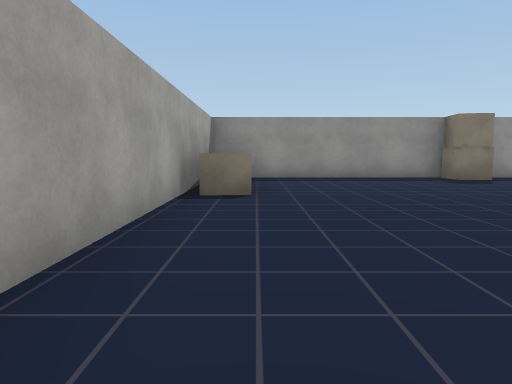
[1] (above)

24 first-person views from a walk through a scene from a Unity 3-D project. The camera is 1.2 m above the floor, tilts 6° down and sees 70° across. The floor is counted in squares, 2 m on a side. Each view is taken from the middle of a square. On the plan, view 1 faces up. The plan holds only what a view shows up to about 10 squares ahead; the rest is blank. The player character is not drawn. Some animated figures are left out. Door leaves are left out, so doorways stand open. Some surface patterns are stand-ins.

[2]
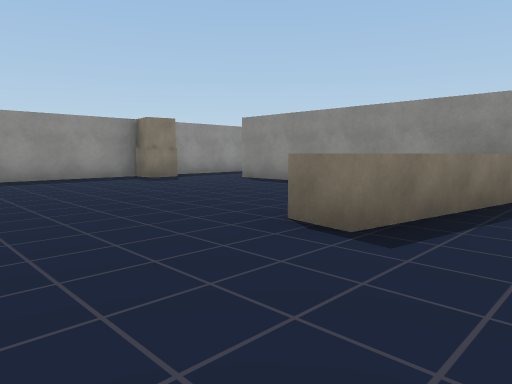

[3]
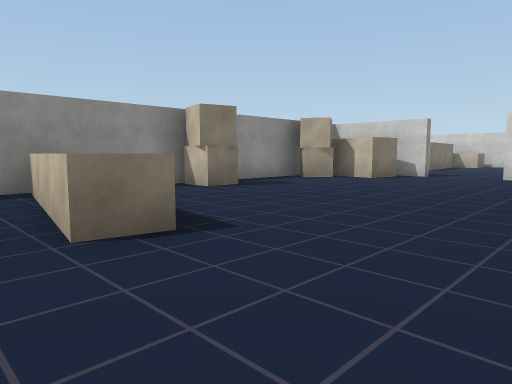

[4]
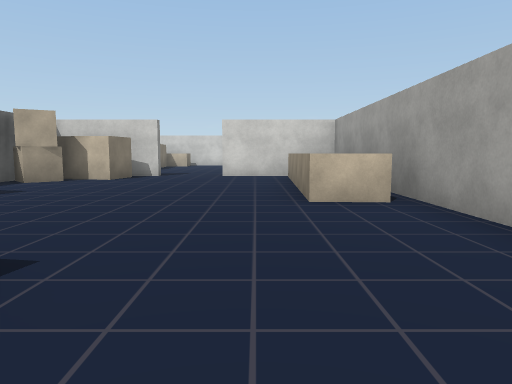

[5]
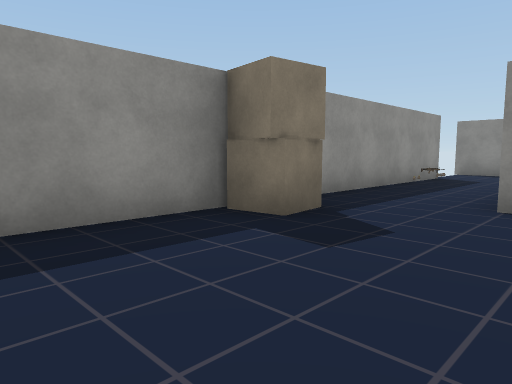

[6]
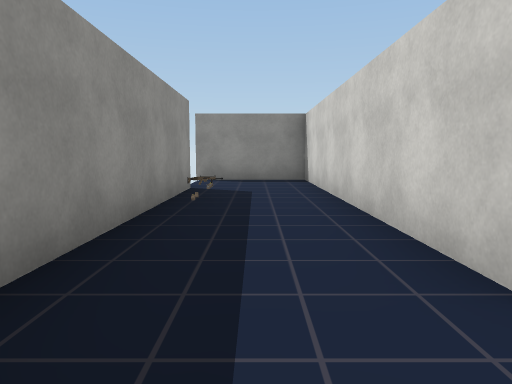

[7]
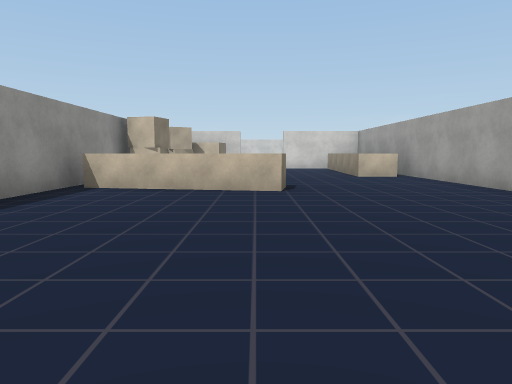

[8]
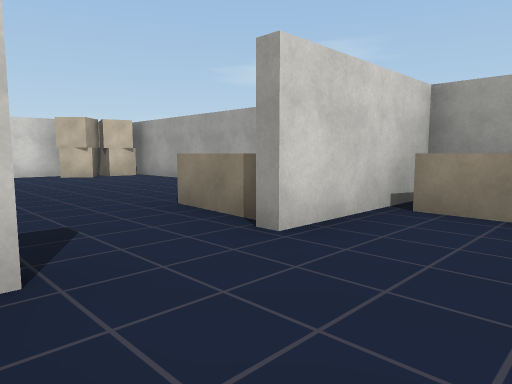

[9]
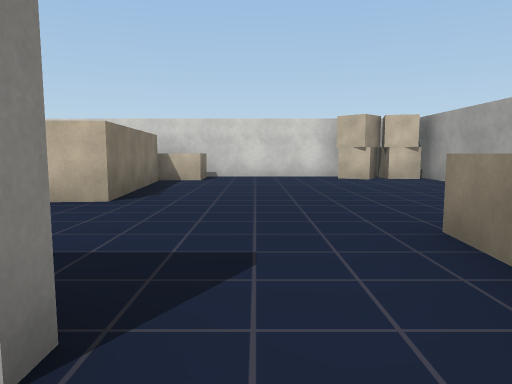

[10]
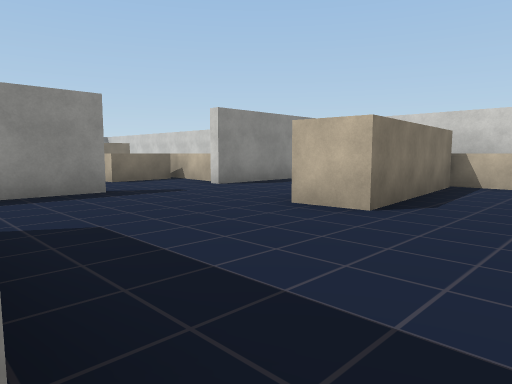

[11]
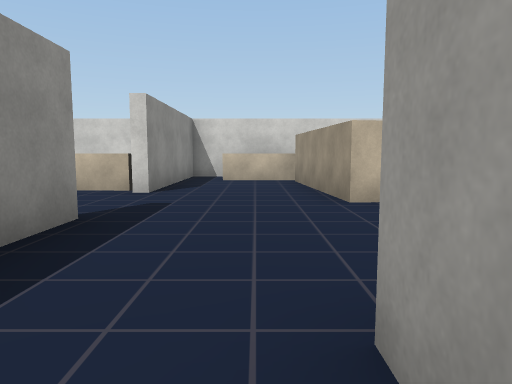

[12]
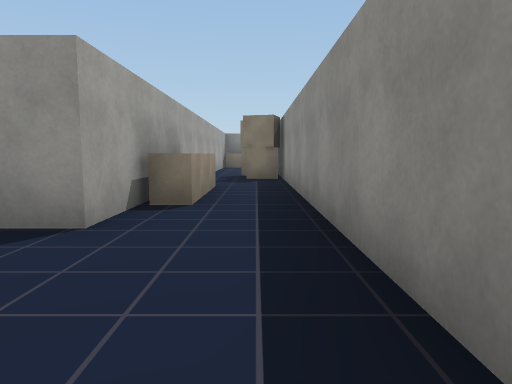

[13]
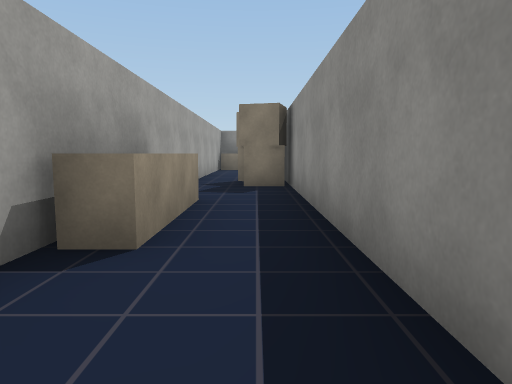

[14]
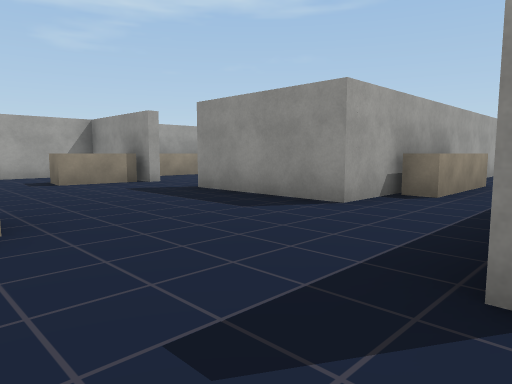

[15]
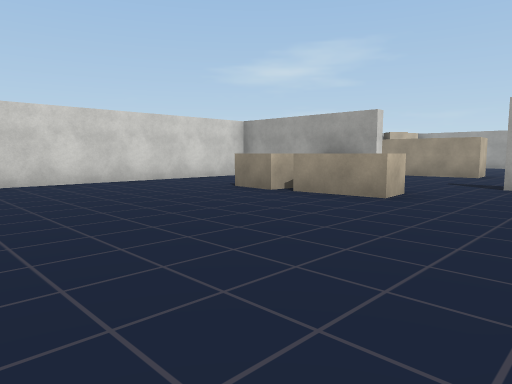

[16]
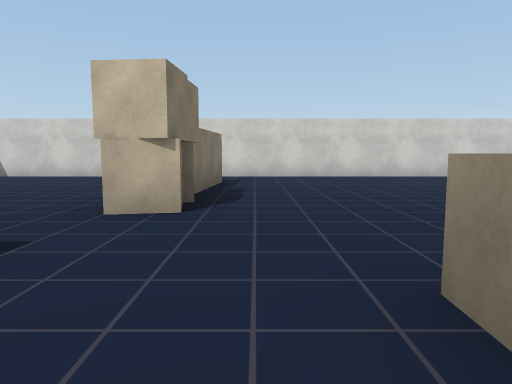

[17]
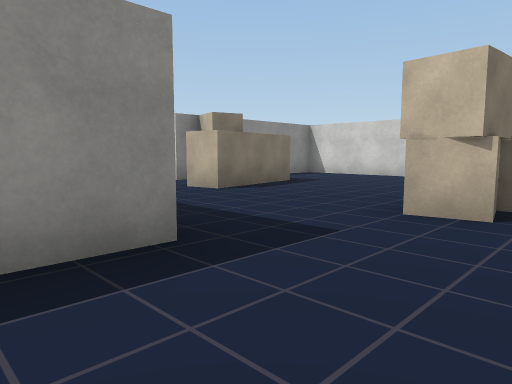

[18]
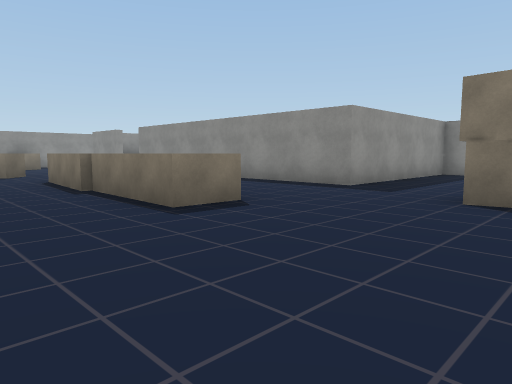

[19]
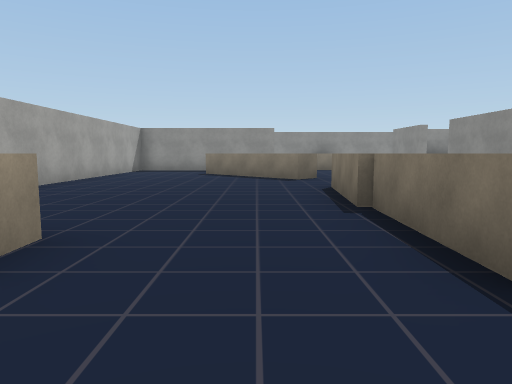

[20]
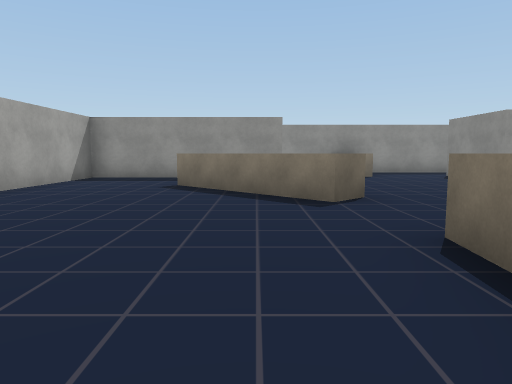

[21]
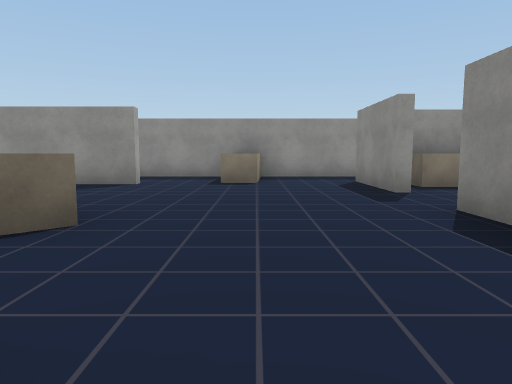

[22]
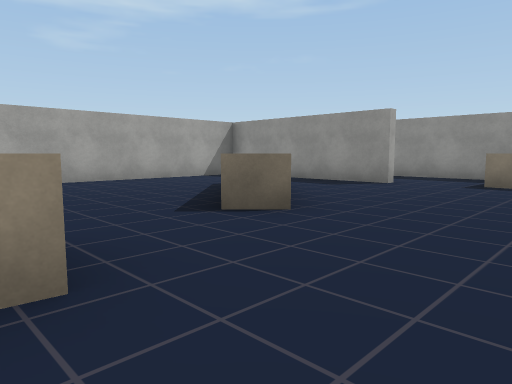

[23]
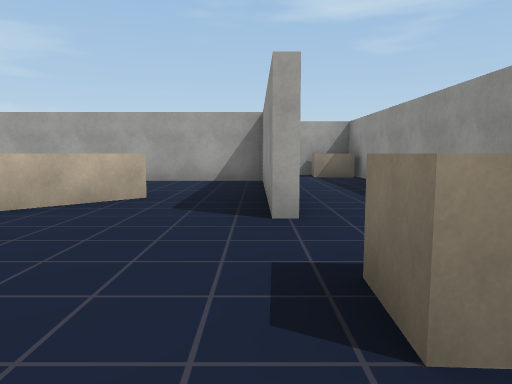

[24]
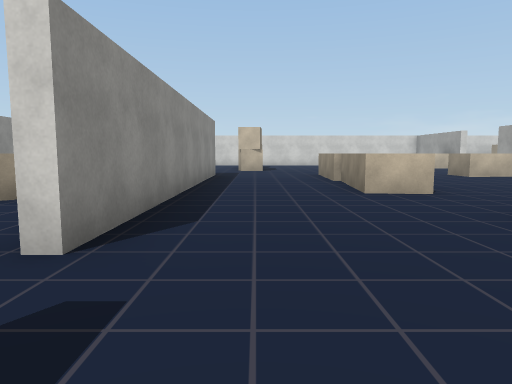

### Floor plan
Key: @ floor where view 1 was taken; # wall or solid block; x gap in a wall; . floor; D open door; ^ raised ledge; B block; O other object.
Columns run from 1 left of view 1 to 23 right of it. Each row starts with its distance up from view 1.
 10 #############
  9 #.....O......DD#
  8 #..............#
  7 #^......#############
  6 #^......B........^..
  5 #.......#........^..##
  4 #.......# #####....#^^
  3 #.......# #........#.
  2 #...^^..# #..^.......
  1 #....^^^#O#...^......
  0 #@......#O#....^...#.
 -1 #......O#O#........#..
 -2 #^.....O..#........# ^
 -3 #^.....##.#.....^..#
 -4 #^......^.#.....^..#
 -5 #^.....O^.#.....^..#
 -6 #^....##..#.....^..#    #
 -7 ###..###..#^^...^..# ####
 -8 #.^.......#  ...........#
 -9 #.........#............
-10 #.................O...#..
-11 #.....##....^.....O...# O
-12 #.....##..#^^.....#...#
-13 #.....##..# ^.....# ....
-14 #......x..# ....... ....
-15 OOO...^ ^.#........  ...
-16  ##################  ####

Where each view was taken, in squares from view 1:
view 1: 0 up, 0 right, facing up
view 2: 0 up, 0 right, facing up-right
view 3: 3 up, 0 right, facing down-right
view 4: 3 up, 1 right, facing down
view 5: 6 up, 2 right, facing up-right
view 6: 8 up, 5 right, facing right
view 7: 8 up, 3 right, facing down
view 8: 5 down, 4 right, facing down-left
view 9: 6 down, 3 right, facing down
view 10: 7 down, 3 right, facing down-right
view 11: 6 down, 7 right, facing down
view 12: 10 down, 8 right, facing up
view 13: 8 down, 8 right, facing up
view 14: 11 down, 9 right, facing up-left
view 15: 8 down, 16 right, facing down-left
view 16: 6 down, 16 right, facing down
view 17: 6 down, 16 right, facing down-right
view 18: 11 down, 12 right, facing up-right
view 19: 9 down, 13 right, facing up
view 20: 5 down, 13 right, facing up
view 21: 3 down, 16 right, facing up
view 22: 3 down, 17 right, facing up-left
view 23: 4 up, 17 right, facing left
view 24: 3 up, 17 right, facing down
